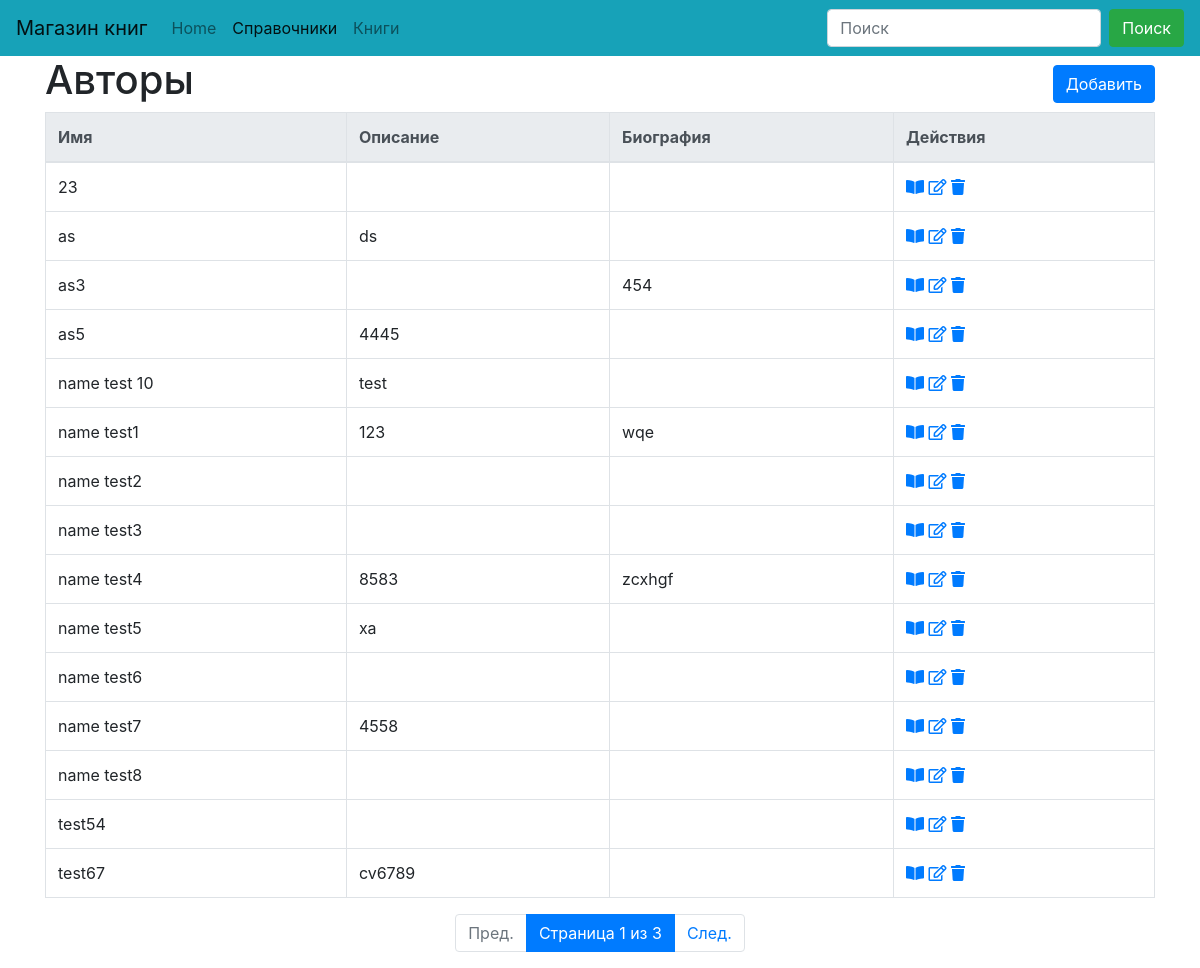
Page /ref/author/ on the earlier database version.
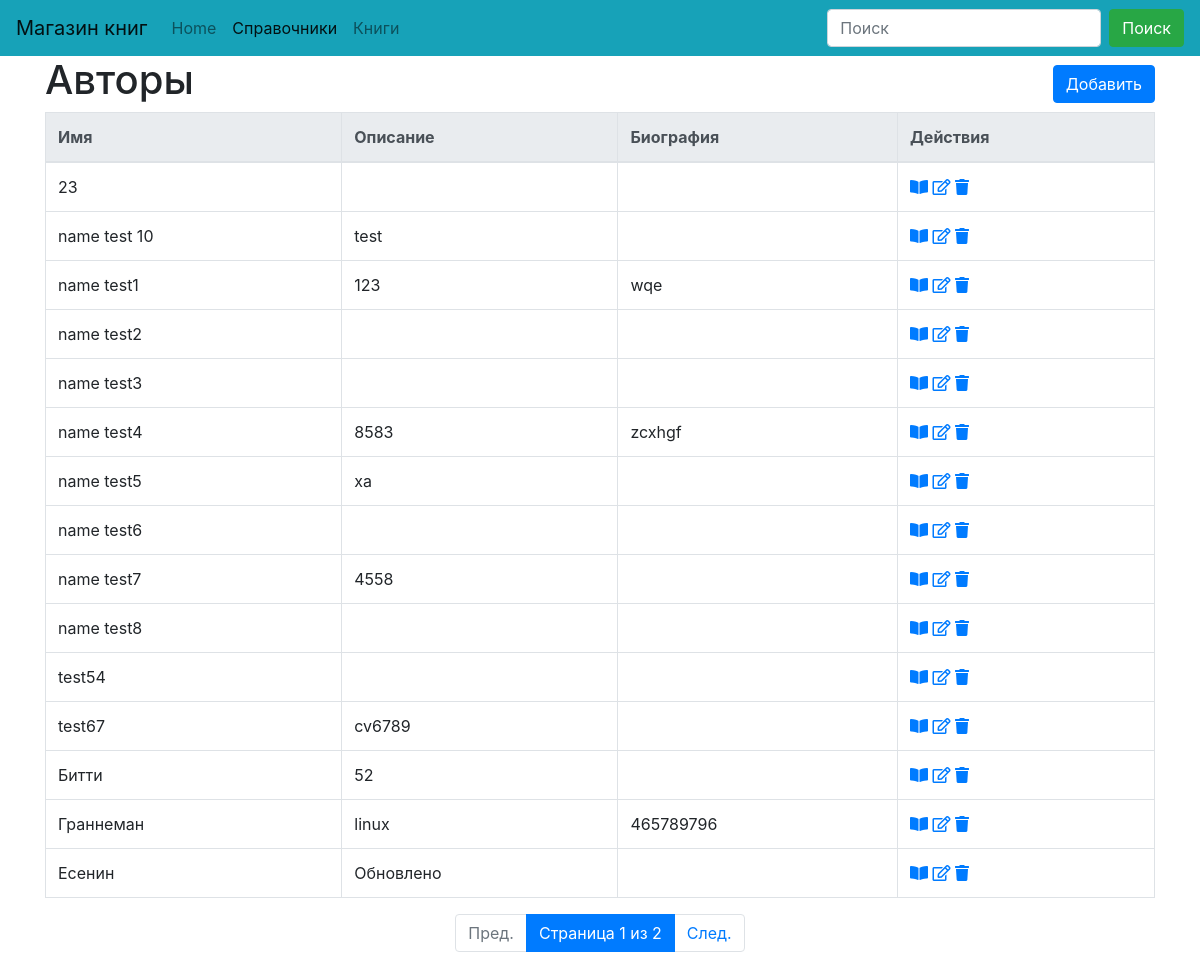
Same page on the later database version.
### dimensionsapp/models.py (models this page shows, shortened)
class Dimension(models.Model):
    name = models.CharField("Наименование", max_length=50, unique=True)
    description = models.TextField("Описание", blank=True, )
    class Meta:
        abstract = True
        ordering = ['name']

class Author(Dimension):
    biography = models.TextField("Биография", blank=True, )
    class Meta(Dimension.Meta):
        verbose_name = 'автор'
        verbose_name_plural = 'авторы'

### dimensionsapp/views.py (the view)
# urls.py: path('author/', AuthorListView.as_view(), name='author_list'),
class AuthorListView(ListViewFilter):
    model = Author
    form = SearchFormAuthor

### dimensionsapp/form.py
class SearchFormAuthor(forms.Form):
    search = forms.CharField(label='Имя', required=False)

### dimensionsapp/views.py (called while the page is built)
    def get_context_data(self, *, object_list=None, **kwargs):
        context = super().get_context_data(**kwargs)
        if 'search' in self.request.GET:
            context['form'] = self.form({'search': self.request.GET['search']})
            context['search_string'] = self.request.GET['search']
        else:
            context['form'] = self.form()
        return context

    def get_queryset(self):
        qs = super().get_queryset()
        if 'search' in self.request.GET and self.request.GET['search'] != '':
            name = self.request.GET['search']
            qs = qs.filter(name__istartswith=name)
        return qs

### templates/dimensionsapp/author_list.html (shortened to what this page needs)
{% extends 'dimension_list.html' %}
{% block create_ankor%}{% url 'author_create' %}{% endblock %}
{% block list_header %}
    <th>Имя</th>
    <th>Описание</th>
    <th>Биография</th>
{% endblock %}
{% block list_element %}
    <td>{{ object.name }}</td>
    <td>{{  object.description }}</td>
    <td>{{ object.biography }}</td>
{% endblock %}
{% block header %}
        <H1>Авторы</H1>
{% endblock %}
{% block  url_view%}{% url 'author_detail' object.pk%}{% endblock %}
{% block  url_edit%}{% url 'author_update' object.pk%}{% endblock %}
{% block  url_delete%}{% url 'author_delete' object.pk%}{% endblock %}

### templates/dimension_list.html (shortened to what this page needs)
<!DOCTYPE html>
<html lang="ru">
<head>
{% load static %}
    <link rel="stylesheet" href="https://stackpath.bootstrapcdn.com/bootstrap/4.3.1/css/bootstrap.min.css">
    <link rel="stylesheet" href="https://use.fontawesome.com/releases/v5.8.1/css/all.css">
    {% load crispy_forms_tags %}
</head>
<body>
    {% block navbar %}
        {% include 'navbar.html' with search_tag="search" active="dimension"%}
    {% endblock %}
    <div class="container">
        <div class="row align-items-center">
            <div class="col">
                {% block header %}{% endblock %}
            </div>
            <div class="col text-right" >
                    {% block create %}
                    <a href="{% block create_ankor %}#{% endblock %}" class="btn btn-primary" >Добавить</a>
                    {% endblock %}
            </div>
        </div>
        <table class="table table-bordered">
            {% block dimension_list %}
                <thead class="thead-light">
                    <tr>
                        {% block list_header %}{% endblock %}
                        <th>Действия</th>
                    </tr>
                </thead>
                <tbody>
                    {% for object in object_list %}
                        <tr>
                        {% block list_element %}{% endblock %}
                            <td>
                                <a href="{% block  url_view%}#{% endblock %}" title="Посмотреть"><i class="fas fa-book-open"></i></a>
                                <a href="{% block  url_edit%}#{% endblock %}" title="Править"><i class="far fa-edit"></i></a>
                                <a href="{% block  url_delete%}#{% endblock %}" title="Удалить"><i class="fas fa-trash"></i></a>
                            </td>
                        </tr>
                    {% endfor %}
                </tbody>
            {% endblock %}
        </table>
        {% if is_paginated %}
            <ul class="pagination  justify-content-center">
                {% if page_obj.has_previous %}
                    <li class="page-item">
                        <a href="?page={{ page_obj.previous_page_number }}" class="page-link">Пред.</a>
                    </li>
                {% else %}
                    <li class="page-item disabled">
                        <a href="#" tabindex="-1" class="page-link">Пред.</a>
                    </li>
                {% endif %}
                <li class="page-item active">
                    <span class="page-link"> Страница {{ page_obj.number }} из {{ page_obj.paginator.num_pages }}</span>
                </li>
                {% if page_obj.has_next %}
                    <li class="page-item">
                        <a href="?page={{ page_obj.next_page_number }}" class="page-link">След.</a>
                    </li>
                {% else %}
                    <li class="page-item disabled">
                        <a href="#" tabindex="-1" class="page-link">След.</a>
                    </li>
                {% endif %}
            </ul>
        {% endif %}
    </div>
</body>
</html>

Differences in the rows shown:
removed Author: name "as", description "ds"
removed Author: name "as3", biography "454"
removed Author: name "as5", description "4445"
now on this page (row unchanged): Author: name "Битти", description "52"
now on this page (row unchanged): Author: name "Граннеман", description "linux", biography "465789796"
now on this page (row unchanged): Author: name "Есенин", description "Обновлено"
Other differences:
{{ page_obj.paginator.num_pages }}: "3" → "2"
